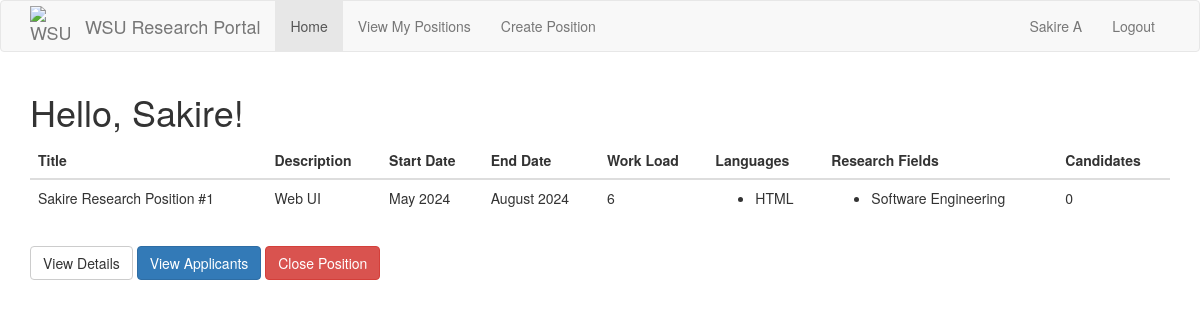
Screenshot of / (signed in) with the database file from the repository.
### src/Model/models.py (models this page shows, shortened)
class User(db.Model, UserMixin):
    __tablename__ = 'user'
    id = db.Column(db.Integer, primary_key=True)
    password_hash = db.Column(db.String(128))
    firstname = db.Column(db.String(100))
    lastname = db.Column(db.String(100))
    email = db.Column(db.String(120),unique = True, index = True)
    phone = db.Column(db.String(11),unique = True)
    user_type = db.Column(db.String(50))
    __mapper_args__ = {
        'polymorphic_identity': 'User',
        'polymorphic_on': user_type
    }

class Position(db.Model):
    id = db.Column(db.Integer, primary_key=True)
    title = db.Column(db.String(32), unique=True)
    description = db.Column(db.String(256))
    accepting_applications = db.Column(db.Boolean)
    start_date = db.Column(db.String(256))
    end_date = db.Column(db.String(256))
    work_load = db.Column(db.Integer) # Time commitment.
    languages = db.relationship(
        'Language',
        secondary = positionLanguages,
        primaryjoin = (positionLanguages.c.position_id == id),
        lazy='dynamic',
        overlaps='languages'
    )
    research_fields = db.relationship(
        'Interest',
        secondary=positionInterests,
        primaryjoin=(positionInterests.c.position_id == id),
        lazy='dynamic',
        overlaps='interests'
    )
    candidates = db.Column(db.Integer) # Stores the ID's of the current candidates for the position.
    applications = db.relationship('Application', backref='position') # A position has multiple applications associated to it.
    professor_id = db.Column(db.Integer, db.ForeignKey('professor.id')) # Every position has one professor associated to it.

class Language(db.Model):
    id = db.Column(db.Integer, primary_key=True)
    name = db.Column(db.String(12))
    studentLanguages = db.relationship(
        'Student',
        secondary=studentLanguages,
        primaryjoin=(studentLanguages.c.language_id == id),
        lazy='dynamic',
        overlaps='languages'
    )
    positionLanguages = db.relationship(
        'Position',
        secondary = positionLanguages,
        primaryjoin = (positionLanguages.c.language_id == id),
        lazy = 'dynamic',
        overlaps='languages'
    )

class Interest(db.Model):
    id = db.Column(db.Integer, primary_key=True)
    name = db.Column(db.String(100))
    studentInterests = db.relationship(
        'Student',
        secondary=studentInterests,
        primaryjoin=(studentInterests.c.interest_id == id),
        lazy='dynamic',
        overlaps='interests'
    )
    positionInterests = db.relationship(
        'Position',
        secondary = positionInterests,
        primaryjoin = (positionInterests.c.interest_id == id),
        lazy = 'dynamic',
        overlaps = 'interests'
    )

### src/Controller/routes.py (the view, shortened to what this page needs)
@routes.route("/", methods=['GET', 'POST'])
def index():
    positions = Position.query.filter_by(accepting_applications=True).all()
    if current_user.is_anonymous:
        return render_template("index.html", title="WSU Research Portal", positions=positions)
    elif current_user.user_type == "Professor":
        return render_template("/Professor Pages/professor_index.html", title="WSU Research Portal", positions=positions)

### app.py (called while the page is built)
@app.context_processor
def inject_request():
    return dict(request=request)

@app.before_request
def initBD(*args, **kwargs):
    if app.got_first_request:
        db.create_all()
        if Language.query.count() == 0:
            languages = ['Java','C', 'Python', 'C++', 'JavaScript', 'HTML', 'CSS']
            for t in languages:
                db.session.add(Language(name=t))
        db.session.commit()
        if Interest.query.count() == 0:
            interests = ['Software Engineering', 'Artificial intelligence', 'Cyber Security', 'Machine Learning', 'Computer Architecture', 'Data Science']
            for t in interests:
                db.session.add(Interest(name=t))
        db.session.commit()

### src/Model/models.py (called while the page is built)
@login.user_loader
def load_user(id):
    return User.query.get(int(id))

### src/View/templates/Professor Pages/professor_index.html
{% extends "base.html" %}
{% block app_content %}
<link rel="stylesheet" href="{{ url_for('static', filename='classes.css') }}">
<h1>Hello, {{ current_user.firstname }}!</h1>
<div>
    {% for position in positions %}
    <div>
        {% include 'Position Pages/_position.html' %}
    </div>
    {% endfor %}
</div>
{% endblock %}

### src/View/templates/_navbar.html (shortened to what this page needs)
{% block navbar %}
    <nav class="navbar navbar-default">
        <div class="container">
            <div class="navbar-header">
                <a class="navbar-brand" href="{{ url_for('routes.index') }}" style="display: flex; align-items: center;">
                    <img src="{{ url_for('static', filename='wsu-logo.png') }}" alt="WSU Cougarhead" style="width: 40px; height: 40px">
                    <span style="margin-left: 15px;">WSU Research Portal</span>
                </a>
            </div>
            <div class="collapse navbar-collapse" id="bs-example-navbar-collapse-1">
                <ul class="nav navbar-nav">
                        <li {% if request.path == url_for('routes.index') %}class="active"{% endif %}>
                            <a href="{{ url_for('routes.index') }}">Home</a>
                        </li>
                    {% if current_user.user_type == "Professor" %}
                        <li {% if request.path == url_for('positions.positions') %}class="active"{% endif %}>
                            <a href="{{ url_for('positions.positions') }}">View My Positions</a>
                        </li>
                        <li {% if request.path == url_for('positions.create_position') %}class="active"{% endif %}>
                            <a href="{{ url_for('positions.create_position') }}">Create Position</a>
                        </li>
                    {% endif %}
                </ul>
                <ul class="nav navbar-nav navbar-right">
                    {% if current_user.is_anonymous %}
                    <li><a href="{{ url_for('auth.login') }}">Login</a></li>
                    {% else %}
                    <li><a href="{{ url_for('routes.index') }}">{{ current_user.firstname }} {{ current_user.lastname }}</a></li>
                    <li><a href="{{ url_for('auth.logout') }}">Logout</a></li>
                    {% endif %}
                </ul>
            </div>
        </div>
    </nav>
{% endblock %}

### src/View/templates/Position Pages/_position.html
<table class="table">
    <thead>
        <tr>
            <th>Title</th>
            <th>Description</th>
            <th>Start Date</th>
            <th>End Date</th>
            <th>Work Load</th>
            <th>Languages</th>
            <th>Research Fields</th>
            <th>Candidates</th>
        </tr>
    </thead>
    <tbody>
            <tr>
                <td>{{ position.title }}</td>
                <td>{{ position.description }}</td>
                <td>{{ position.start_date }}</td>
                <td>{{ position.end_date }}</td>
                <td>{{ position.work_load }}</td>
                <td>
                    <ul>
                        {% for language in position.languages %}
                            <li>{{ language.name }}</li>
                        {% endfor %}
                    </ul>
                </td>
                <td>
                    <ul>
                        {% for interest in position.research_fields %}
                            <li>{{ interest.name }}</li>
                        {% endfor %}
                    </ul>
                </td>
                <td>{{ position.candidates }}</td>
            </tr>
    </tbody>
</table>
<a href="{{ url_for('positions.positions_by_id', position_id=position.id) }}" class="btn btn-default text-center">View Details</a>
{% if position.accepting_applications %}
    {% if current_user.user_type == "Student" %}
        {% if (current_user.get_application_by_position(position) == None) %}
        <a href="{{ url_for('positions.positions_by_id_apply', position_id=position.id) }}" class="btn btn-primary text-center">Apply</a>
        {% else %}
        <a href="#" class="btn btn-primary text-center" disabled>Apply</a>
        <button class="btn btn-danger text-center" disabled>You've already applied!</button>
        {% endif %}
    {% elif current_user.user_type == "Professor" %}
        <a href="{{ url_for('positions.positions_by_id_applicants', position_id=position.id) }}" class="btn btn-primary text-center">View Applicants</a>
        <a href="{{ url_for('positions.positions_by_id_delete', position_id=position.id) }}" class="btn btn-danger text-center">Close Position</a>
    {% endif %}
{% else %}
    {% if current_user.user_type == "Professor" %}
    {% endif %}
{% endif %}

### rows the page displays
User: firstname "Sakire", lastname "A"
Position: title "Sakire Research Position #1", description "Web UI", start_date "May 2024", end_date "August 2024", work_load "6", candidates "0"
Language: name "HTML"
Interest: name "Software Engineering"
